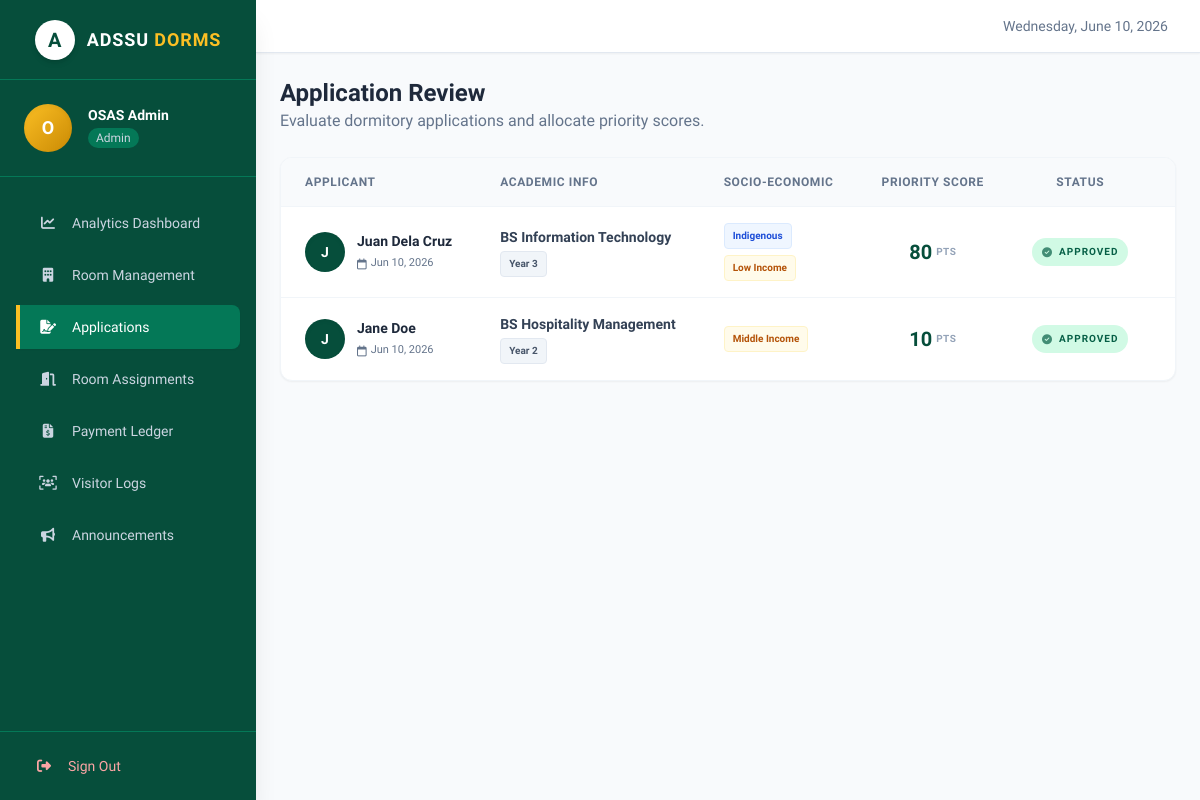
The page /admin/applications (signed in) on the database its author committed.
### tables this page shows
CREATE TABLE IF NOT EXISTS applications (
    id INT AUTO_INCREMENT PRIMARY KEY,
    student_id INT NOT NULL,  
    semester VARCHAR(50) NOT NULL,
    status ENUM('Pending', 'Approved', 'Rejected') DEFAULT 'Pending',
    priority_score INT DEFAULT 0,  
    uploaded_documents VARCHAR(255) DEFAULT NULL,
    interview_date DATETIME DEFAULT NULL,
    created_at TIMESTAMP DEFAULT CURRENT_TIMESTAMP,
    FOREIGN KEY (student_id) REFERENCES users(id) ON DELETE CASCADE
);

CREATE TABLE IF NOT EXISTS users (
    id INT AUTO_INCREMENT PRIMARY KEY,
    name VARCHAR(100) NOT NULL,
    email VARCHAR(100) NOT NULL UNIQUE,
    password_hash VARCHAR(255) NOT NULL,
    role ENUM('student', 'supervisor', 'admin') NOT NULL,
    created_at TIMESTAMP DEFAULT CURRENT_TIMESTAMP
);

CREATE TABLE IF NOT EXISTS residents (
    id INT AUTO_INCREMENT PRIMARY KEY,
    user_id INT NOT NULL,
    student_id_number VARCHAR(50) NOT NULL UNIQUE,
    course VARCHAR(100) NOT NULL,
    year_level INT NOT NULL,
    income_bracket ENUM('Low', 'Middle', 'High') DEFAULT 'Middle',
    is_indigenous BOOLEAN DEFAULT FALSE,
    profile_photo VARCHAR(255) DEFAULT NULL,
    qr_code VARCHAR(255) DEFAULT NULL,
    FOREIGN KEY (user_id) REFERENCES users(id) ON DELETE CASCADE
);

### controllers/AdminController.php (called while the page is built, shortened)
<?php
class AdminController extends BaseController {
    public function applications() {
        $stmt = $this->pdo->query("
            SELECT a.*, u.name as student_name, r.course, r.year_level, r.income_bracket, r.is_indigenous
            FROM applications a
            JOIN users u ON a.student_id = u.id
            JOIN residents r ON u.id = r.user_id
            ORDER BY a.priority_score DESC, a.created_at ASC
        ");
        $applications = $stmt->fetchAll();
        $this->view('admin/applications', ['applications' => $applications]);
    }
}
?>

### views/admin/applications.php (the view, shortened to what this page needs)
<?php include 'views/layouts/header.php'; ?>
<div class="flex flex-col md:flex-row justify-between items-start md:items-center mb-6 gap-4">
    <div>
        <h2 class="text-2xl font-bold text-slate-800">Application Review</h2>
        <p class="text-slate-500">Evaluate dormitory applications and allocate priority scores.</p>
    </div>
</div>
<div class="bg-white rounded-xl shadow-sm border border-slate-100 overflow-hidden">
    <div class="overflow-x-auto">
        <table class="w-full text-left text-sm whitespace-nowrap">
            <thead class="bg-slate-50 border-b border-slate-100 text-slate-500 text-xs uppercase tracking-wider font-bold">
                <tr>
                    <th class="px-6 py-4">Applicant</th>
                    <th class="px-6 py-4">Academic Info</th>
                    <th class="px-6 py-4">Socio-Economic</th>
                    <th class="px-6 py-4 text-center">Priority Score</th>
                    <th class="px-6 py-4 text-center">Status</th>
                    <th class="px-6 py-4 text-right">Actions</th>
                </tr>
            </thead>
            <tbody class="divide-y divide-slate-100">
                <?php if(empty($applications)): ?>
                    <tr><td colspan="6" class="px-6 py-12 text-center text-slate-500">No applications found.</td></tr>
                <?php else: ?>
                    <?php foreach ($applications as $app): ?>
                    <tr class="hover:bg-slate-50/50 transition-colors">
                        <td class="px-6 py-4">
                            <div class="flex items-center">
                                <div class="w-10 h-10 rounded-full bg-adssu-green text-white flex items-center justify-center font-bold text-sm mr-3 shadow-inner">
                                    <?php echo strtoupper(substr($app['student_name'], 0, 1)); ?>
                                </div>
                                <div>
                                    <div class="font-bold text-slate-800"><?php echo htmlspecialchars($app['student_name']); ?></div>
                                    <div class="text-[11px] text-slate-500 mt-0.5 flex items-center">
                                        <i class="fa-regular fa-calendar mr-1"></i> <?php echo date('M d, Y', strtotime($app['created_at'])); ?>
                                    </div>
                                </div>
                            </div>
                        </td>
                        <td class="px-6 py-4">
                            <div class="font-semibold text-slate-700"><?php echo htmlspecialchars($app['course']); ?></div>
                            <span class="inline-block mt-1 px-2 py-0.5 rounded text-[10px] font-bold bg-slate-100 text-slate-600 border border-slate-200">
                                Year <?php echo htmlspecialchars($app['year_level']); ?>
                            </span>
                        </td>
                        <td class="px-6 py-4">
                            <div class="flex flex-col gap-1.5 items-start">
                                <?php if ($app['is_indigenous']): ?>
                                    <span class="inline-flex items-center px-2 py-0.5 rounded text-[10px] font-bold bg-blue-50 text-blue-700 border border-blue-100">
                                        Indigenous
                                    </span>
                                <?php endif; ?>
                                <span class="inline-flex items-center px-2 py-0.5 rounded text-[10px] font-bold bg-amber-50 text-amber-700 border border-amber-100">
                                    <?php echo htmlspecialchars($app['income_bracket']); ?> Income
                                </span>
                            </div>
                        </td>
                        <td class="px-6 py-4 text-center">
                            <div class="inline-flex items-end justify-center">
                                <span class="text-xl font-extrabold text-adssu-green"><?php echo $app['priority_score']; ?></span>
                                <span class="text-[10px] font-bold text-slate-400 ml-1 mb-1 uppercase tracking-wider">pts</span>
                            </div>
                        </td>
                        <td class="px-6 py-4 text-center">
                            <?php if ($app['status'] == 'Approved'): ?>
                                <span class="inline-flex items-center px-2.5 py-1 rounded-full text-[10px] font-bold bg-emerald-100 text-emerald-800 uppercase tracking-widest">
                                    <i class="fa-solid fa-check-circle mr-1.5 opacity-70"></i> Approved
                                </span>
                            <?php elseif ($app['status'] == 'Pending'): ?>
                                <span class="inline-flex items-center px-2.5 py-1 rounded-full text-[10px] font-bold bg-amber-100 text-amber-800 uppercase tracking-widest">
                                    <i class="fa-solid fa-clock mr-1.5 opacity-70"></i> Pending
                                </span>
                            <?php else: ?>
                                <span class="inline-flex items-center px-2.5 py-1 rounded-full text-[10px] font-bold bg-red-100 text-red-800 uppercase tracking-widest">
                                    <i class="fa-solid fa-times-circle mr-1.5 opacity-70"></i> Rejected
                                </span>
                            <?php endif; ?>
                        </td>
                        <td class="px-6 py-4 text-right">
                        </td>
                    </tr>
                    <?php endforeach; ?>
                <?php endif; ?>
            </tbody>
        </table>
    </div>
</div>
<?php include 'views/layouts/footer.php'; ?>

### index.php (shortened to what this page needs)
<?php
require_once 'config/db.php';
require_once 'controllers/BaseController.php';
$url = isset($_GET['url']) ? rtrim($_GET['url'], '/') : 'auth/login';
$url = filter_var($url, FILTER_SANITIZE_URL);
$urlParts = explode('/', $url);
$controllerName = ucfirst($urlParts[0]) . 'Controller';
$methodName = isset($urlParts[1]) ? $urlParts[1] : 'index';
$controllerFile = 'controllers/' . $controllerName . '.php';
if (file_exists($controllerFile)) {
    $controller = new $controllerName($pdo);
    if (method_exists($controller, $methodName)) {
        $params = array_slice($urlParts, 2);
        call_user_func_array([$controller, $methodName], $params);
    } else {
        echo "404 - Method not found";
    }
} else {
    echo "404 - Controller not found";
}
?>

### controllers/BaseController.php (shortened to what this page needs)
<?php
class BaseController {
    public function __construct($pdo) {
        $this->pdo = $pdo;
    }
    protected function view($viewName, $data = []) {
        extract($data);
        $viewFile = 'views/' . $viewName . '.php';
        if (file_exists($viewFile)) {
            require_once $viewFile;
        } else {
            echo "View not found: " . $viewName;
        }
    }
}
?>

### views/layouts/header.php (shortened to what this page needs)
<?php
$dir_name = dirname($_SERVER['SCRIPT_NAME']);
$base_url = ($dir_name == '/' || $dir_name == '\\') ? '' : $dir_name;
?>
<!DOCTYPE html>
<html lang="en">
<head>
    <link rel="stylesheet" href="https://cdnjs.cloudflare.com/ajax/libs/font-awesome/6.4.0/css/all.min.css">
    <script src="https://cdn.tailwindcss.com"></script>
</head>
<body class="bg-adssu-light text-slate-800 font-sans antialiased" x-data="{ sidebarOpen: false }">
<?php if (isset($_SESSION['user_id'])): ?>
    <div class="flex h-screen overflow-hidden">
        <aside :class="sidebarOpen ? 'translate-x-0' : '-translate-x-full'"
               class="fixed inset-y-0 left-0 z-30 w-64 bg-adssu-green text-white transition-transform duration-300 lg:static lg:translate-x-0 flex flex-col shadow-xl">
            <div class="flex items-center justify-center h-20 border-b border-adssu-green_light px-6">
                <div class="w-10 h-10 bg-white rounded-full flex items-center justify-center mr-3 shadow-md">
                    <span class="text-adssu-green font-bold text-xl">A</span>
                </div>
                <h1 class="text-lg font-bold tracking-wider text-white">ADSSU <span class="text-adssu-gold">DORMS</span></h1>
            </div>
            <div class="px-6 py-6 border-b border-adssu-green_light">
                <div class="flex items-center">
                    <div class="w-12 h-12 rounded-full bg-gradient-to-br from-adssu-gold to-yellow-600 flex items-center justify-center text-white font-bold text-lg shadow-inner">
                        <?php echo strtoupper(substr($_SESSION['name'], 0, 1)); ?>
                    </div>
                    <div class="ml-4">
                        <p class="font-semibold text-sm leading-tight"><?php echo htmlspecialchars($_SESSION['name']); ?></p>
                        <p class="text-xs text-slate-300 capitalize mt-1 px-2 py-0.5 bg-adssu-green_light rounded-full inline-block"><?php echo htmlspecialchars($_SESSION['role']); ?></p>
                    </div>
                </div>
            </div>
            <nav class="flex-1 px-4 py-6 space-y-2 overflow-y-auto">
                <?php
                $current_uri = $_SERVER['REQUEST_URI'];
                function navLink($url, $icon, $label, $current_uri, $base_url) {
                    $full_url = $base_url . $url;
                    $isActive = strpos($current_uri, $url) !== false;
                    $activeClass = $isActive ? 'bg-adssu-green_light text-white shadow-sm border-l-4 border-adssu-gold' : 'text-slate-300 hover:bg-adssu-green_light/50 hover:text-white border-l-4 border-transparent';
                    echo "<a href='{$full_url}' class='flex items-center px-4 py-3 text-sm font-medium rounded-r-lg transition-colors duration-200 {$activeClass}'>
                            <i class='{$icon} w-6 text-center mr-3'></i>
                            {$label}
                          </a>";
                }
                if ($_SESSION['role'] === 'admin'):
                    navLink('/admin/dashboard', 'fa-solid fa-chart-line', 'Analytics Dashboard', $current_uri, $base_url);
                elseif ($_SESSION['role'] === 'student'):
                    navLink('/student/dashboard', 'fa-solid fa-house', 'Overview', $current_uri, $base_url);
                    navLink('/student/profile', 'fa-solid fa-id-card', 'My Profile & Pass', $current_uri, $base_url);
                    navLink('/student/application', 'fa-solid fa-file-lines', 'Dorm Application', $current_uri, $base_url);
                endif;
                ?>
            </nav>
            <div class="p-4 border-t border-adssu-green_light">
                <a href="<?php echo $base_url; ?>/auth/logout" class="flex items-center px-4 py-2 text-sm font-medium text-red-300 hover:bg-red-900/30 hover:text-red-200 rounded-lg transition-colors">
                    <i class="fa-solid fa-right-from-bracket w-6 text-center mr-3"></i>
                    Sign Out
                </a>
            </div>
        </aside>
        <div class="flex flex-col flex-1 overflow-hidden">
            <header class="flex items-center justify-between px-6 py-4 bg-white border-b border-slate-200 lg:justify-end shadow-sm z-10">
                <div class="flex items-center">
                    <span class="text-sm font-medium text-slate-500 mr-2"><?php echo date('l, F j, Y'); ?></span>
                </div>
            </header>
            <main class="flex-1 overflow-x-hidden overflow-y-auto bg-adssu-light p-6">
<?php endif; ?>

### views/layouts/footer.php (shortened to what this page needs)
<?php if (isset($_SESSION['user_id'])): ?>
            </main>
        </div>
    </div>
<?php endif; ?>
</body>
</html>

### rows shown on the page
applications: student.name "J", student.name "Juan Dela Cruz", created_at "Jun 10, 2026", residents.course "BS Information Technology", residents.year_level "3", shows "Indigenous", residents.income_bracket "Low", priority_score "80", status "Approved" (drawn)
applications: student.name "J", student.name "Jane Doe", created_at "Jun 10, 2026", residents.course "BS Hospitality Management", residents.year_level "2", residents.income_bracket "Middle", priority_score "10", status "Approved" (drawn)

### other values the page prints
substr($_SESSION['name'], 0, 1) "O"
$_SESSION['name'] "OSAS Admin"
$_SESSION['role'] "Admin"
$label "Analytics Dashboard Room Management Applications Room Assignments Payment Ledger Visitor Logs Announcements"
